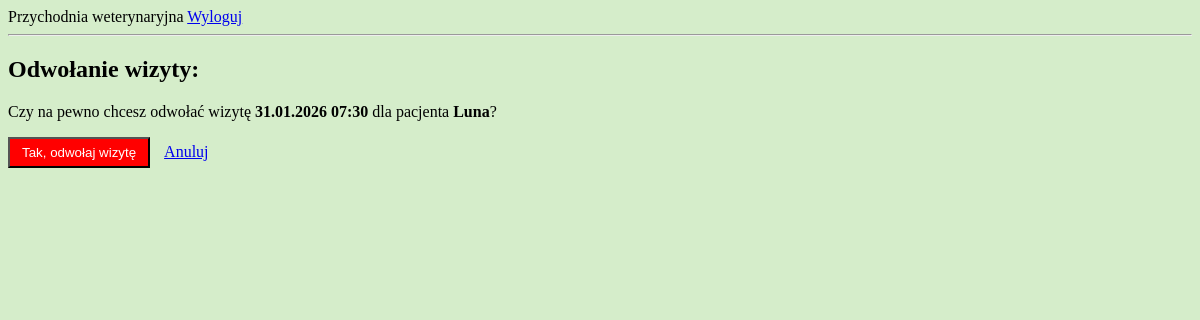
Page /przychodnia/wizyty/13/odwolaj/ (signed in) on the earlier database version.
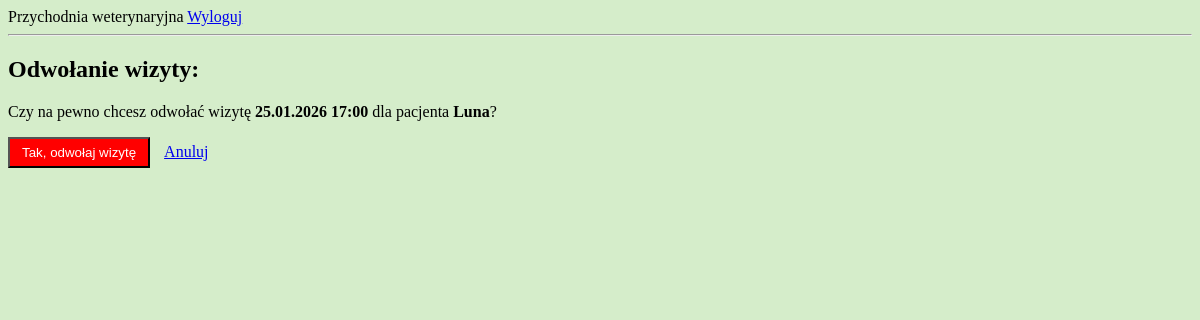
Same page on the later database version.
### przychodnia/models.py (models this page shows, shortened)
class Wizyta(models.Model):
    zwierze = models.ForeignKey(Zwierze, on_delete = models.CASCADE)
    weterynarz = models.ForeignKey(Weterynarz, on_delete = models.PROTECT)
    data_wizyty = models.DateField()  # warunek: weterynarz jest dostepny (grafik dostepnosci + inne wizyty)
    godzina_wizyty = models.TimeField()
    status = models.IntegerField(choices = STATUS_WIZYTA.choices, default = STATUS_WIZYTA.Zaplanowana)
    notatka = models.TextField(blank = True)
    class Meta:
        verbose_name_plural = "Wizyty"
        ordering = ['data_wizyty', 'godzina_wizyty', 'status']

class Zwierze(models.Model):
    imie = models.CharField(max_length = 50)
    opiekun = models.ForeignKey(Opiekun, on_delete = models.PROTECT)
    gatunek = models.IntegerField(choices = GATUNEK.choices)
    plec = models.IntegerField(choices = PLEC_ZWIERZE.choices)
    data_urodzenia = models.DateField(blank = True, null = True)
    data_dodania = models.DateTimeField(auto_now_add = True, editable = False)
    class Meta:
        verbose_name_plural = "Zwierzeta"
        ordering = ['opiekun__nazwisko', 'gatunek', 'imie']

### przychodnia/views.py (the view)
# urls.py: path('wizyty/<int:pk>/odwolaj/', views.odwolaj_wizyte, name='odwolaj-wizyte'),
@login_required
def odwolaj_wizyte(request, pk):
    user = request.user
    try:
        wizyta = Wizyta.objects.get(id=pk)
    except Wizyta.DoesNotExist:
        return HttpResponse("Wizyta nie istnieje", status=404)
    is_valid, error_response = sprawdz_czy_mozna_zmienic(user, wizyta)
    if not is_valid:
        return error_response
    if request.method == "POST":
        wizyta.status = STATUS_WIZYTA.Odwołana
        wizyta.save()
        return redirect("lista-wizyt")
    return render(request, 'przychodnia/wizyty/odwolaj_wizyte.html', {'wizyta': wizyta})

### przychodnia/views.py (called while the page is built)
def sprawdz_czy_mozna_zmienic(user, wizyta):
    if not hasattr(user, 'opiekun') or wizyta.zwierze.opiekun != user.opiekun:
        return False, HttpResponse("Brak dostępu", status=403)
    if wizyta.status != STATUS_WIZYTA.Zaplanowana:
        return False, HttpResponseForbidden("Ta wizyta już się odbyła lub została odwołana.")
    if datetime.combine(wizyta.data_wizyty, wizyta.godzina_wizyty) <= datetime.now():
        return False, HttpResponseForbidden("Nie można zmienić wizyty, która już się rozpoczęła lub minęła.")
    return True, None

### przychodnia/templates/przychodnia/wizyty/odwolaj_wizyte.html (shortened to what this page needs)
{% extends "przychodnia/base.html" %}
{% block content %}
<h2>Odwołanie wizyty:</h2>
<p>
    Czy na pewno chcesz odwołać wizytę
    <strong>
        {{ wizyta.data_wizyty|date:"d.m.Y" }}
        {{ wizyta.godzina_wizyty|time:"H:i" }}
    </strong>
    dla pacjenta <strong>{{ wizyta.zwierze.imie }}</strong>?
</p>
<form method="post">
    <button type="submit" style="background-color: red; color: white; padding: 6px 12px;">
        Tak, odwołaj wizytę
    </button>
    <a href="{% url 'wizyta-detail' pk=wizyta.pk %}" style="margin-left: 10px;">
        Anuluj
    </a>
</form>
{% endblock %}

Differences in the rows shown:
changed Wizyta "Luna": data_wizyty "31.01.2026" → "25.01.2026"; godzina_wizyty "07:30" → "17:00"
